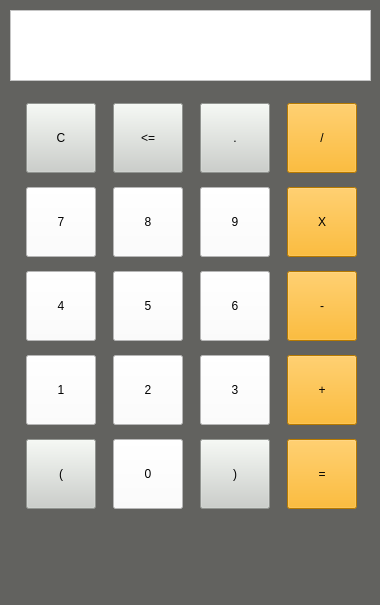
<?xml version="1.0" encoding="UTF-8"?>
<ui version="4.0">
 <class>MainWindow</class>
 <widget class="QMainWindow" name="MainWindow">
  <property name="geometry">
   <rect>
    <x>0</x>
    <y>0</y>
    <width>380</width>
    <height>605</height>
   </rect>
  </property>
  <property name="minimumSize">
   <size>
    <width>380</width>
    <height>605</height>
   </size>
  </property>
  <property name="maximumSize">
   <size>
    <width>380</width>
    <height>605</height>
   </size>
  </property>
  <property name="windowTitle">
   <string>MainWindow</string>
  </property>
  <property name="styleSheet">
   <string notr="true">font: 75 16pt &quot;Segoe Script&quot;;
background-color: rgb(98, 98, 95);</string>
  </property>
  <widget class="QWidget" name="centralwidget">
   <widget class="QWidget" name="gridLayoutWidget">
    <property name="geometry">
     <rect>
      <x>10</x>
      <y>90</y>
      <width>361</width>
      <height>436</height>
     </rect>
    </property>
    <layout class="QGridLayout" name="gridLayout_6">
     <property name="leftMargin">
      <number>5</number>
     </property>
     <property name="topMargin">
      <number>5</number>
     </property>
     <property name="rightMargin">
      <number>1</number>
     </property>
     <property name="bottomMargin">
      <number>5</number>
     </property>
     <item row="4" column="0">
      <widget class="QPushButton" name="cal_left">
       <property name="minimumSize">
        <size>
         <width>70</width>
         <height>70</height>
        </size>
       </property>
       <property name="maximumSize">
        <size>
         <width>70</width>
         <height>70</height>
        </size>
       </property>
       <property name="cursor">
        <cursorShape>PointingHandCursor</cursorShape>
       </property>
       <property name="styleSheet">
        <string notr="true">font: 75 22pt &quot;Segoe Script&quot;;
background-color: rgb(203, 207, 202);
border:&quot;none&quot;;</string>
       </property>
       <property name="text">
        <string>(</string>
       </property>
      </widget>
     </item>
     <item row="4" column="1">
      <widget class="QPushButton" name="cal_0">
       <property name="maximumSize">
        <size>
         <width>70</width>
         <height>70</height>
        </size>
       </property>
       <property name="cursor">
        <cursorShape>PointingHandCursor</cursorShape>
       </property>
       <property name="styleSheet">
        <string notr="true">font: 75 22pt &quot;Segoe Script&quot;;
background-color: rgb(255, 255, 255);
border:&quot;none&quot;;</string>
       </property>
       <property name="text">
        <string>0</string>
       </property>
      </widget>
     </item>
     <item row="3" column="3">
      <widget class="QPushButton" name="cal_plus">
       <property name="maximumSize">
        <size>
         <width>70</width>
         <height>70</height>
        </size>
       </property>
       <property name="cursor">
        <cursorShape>PointingHandCursor</cursorShape>
       </property>
       <property name="styleSheet">
        <string notr="true">font: 75 24pt &quot;Segoe Script&quot;;
background-color: rgb(255, 170, 0);
border:&quot;none&quot;;</string>
       </property>
       <property name="text">
        <string>+</string>
       </property>
      </widget>
     </item>
     <item row="2" column="3">
      <widget class="QPushButton" name="cal_minus">
       <property name="maximumSize">
        <size>
         <width>70</width>
         <height>70</height>
        </size>
       </property>
       <property name="cursor">
        <cursorShape>PointingHandCursor</cursorShape>
       </property>
       <property name="styleSheet">
        <string notr="true">font: 75 24pt &quot;Segoe Script&quot;;
background-color: rgb(255, 170, 0);
border:&quot;none&quot;;</string>
       </property>
       <property name="text">
        <string>-</string>
       </property>
      </widget>
     </item>
     <item row="2" column="2">
      <widget class="QPushButton" name="cal_6">
       <property name="minimumSize">
        <size>
         <width>70</width>
         <height>70</height>
        </size>
       </property>
       <property name="maximumSize">
        <size>
         <width>70</width>
         <height>16777215</height>
        </size>
       </property>
       <property name="cursor">
        <cursorShape>PointingHandCursor</cursorShape>
       </property>
       <property name="styleSheet">
        <string notr="true">font: 75 22pt &quot;Segoe Script&quot;;
background-color: rgb(255, 255, 255);
border:&quot;none&quot;;</string>
       </property>
       <property name="text">
        <string>6</string>
       </property>
      </widget>
     </item>
     <item row="0" column="0">
      <widget class="QPushButton" name="cal_C">
       <property name="maximumSize">
        <size>
         <width>70</width>
         <height>70</height>
        </size>
       </property>
       <property name="cursor">
        <cursorShape>PointingHandCursor</cursorShape>
       </property>
       <property name="styleSheet">
        <string notr="true">font: 75 22pt &quot;Segoe Script&quot;;
background-color: rgb(203, 207, 202);
border:&quot;none&quot;;</string>
       </property>
       <property name="text">
        <string>C</string>
       </property>
      </widget>
     </item>
     <item row="1" column="3">
      <widget class="QPushButton" name="cal_X">
       <property name="maximumSize">
        <size>
         <width>70</width>
         <height>70</height>
        </size>
       </property>
       <property name="cursor">
        <cursorShape>PointingHandCursor</cursorShape>
       </property>
       <property name="styleSheet">
        <string notr="true">font: 75 22pt &quot;Segoe Script&quot;;
background-color: rgb(255, 170, 0);
border:&quot;none&quot;;</string>
       </property>
       <property name="text">
        <string>X</string>
       </property>
      </widget>
     </item>
     <item row="1" column="2">
      <widget class="QPushButton" name="cal_9">
       <property name="minimumSize">
        <size>
         <width>70</width>
         <height>70</height>
        </size>
       </property>
       <property name="maximumSize">
        <size>
         <width>70</width>
         <height>70</height>
        </size>
       </property>
       <property name="cursor">
        <cursorShape>PointingHandCursor</cursorShape>
       </property>
       <property name="styleSheet">
        <string notr="true">font: 75 22pt &quot;Segoe Script&quot;;
background-color: rgb(255, 255, 255);
border:&quot;none&quot;;</string>
       </property>
       <property name="text">
        <string>9</string>
       </property>
      </widget>
     </item>
     <item row="0" column="1">
      <widget class="QPushButton" name="cal_ster">
       <property name="minimumSize">
        <size>
         <width>70</width>
         <height>70</height>
        </size>
       </property>
       <property name="maximumSize">
        <size>
         <width>70</width>
         <height>70</height>
        </size>
       </property>
       <property name="cursor">
        <cursorShape>PointingHandCursor</cursorShape>
       </property>
       <property name="styleSheet">
        <string notr="true">font: 75 22pt &quot;Segoe Script&quot;;
background-color: rgb(203, 207, 202);
border:&quot;none&quot;;</string>
       </property>
       <property name="text">
        <string>&lt;=</string>
       </property>
      </widget>
     </item>
     <item row="3" column="0">
      <widget class="QPushButton" name="cal_1">
       <property name="minimumSize">
        <size>
         <width>70</width>
         <height>70</height>
        </size>
       </property>
       <property name="maximumSize">
        <size>
         <width>70</width>
         <height>70</height>
        </size>
       </property>
       <property name="cursor">
        <cursorShape>PointingHandCursor</cursorShape>
       </property>
       <property name="styleSheet">
        <string notr="true">font: 75 22pt &quot;Segoe Script&quot;;
background-color: rgb(255, 255, 255);
border:&quot;none&quot;;</string>
       </property>
       <property name="text">
        <string>1</string>
       </property>
      </widget>
     </item>
     <item row="1" column="1">
      <widget class="QPushButton" name="cal_8">
       <property name="minimumSize">
        <size>
         <width>70</width>
         <height>70</height>
        </size>
       </property>
       <property name="maximumSize">
        <size>
         <width>70</width>
         <height>70</height>
        </size>
       </property>
       <property name="cursor">
        <cursorShape>PointingHandCursor</cursorShape>
       </property>
       <property name="styleSheet">
        <string notr="true">font: 75 22pt &quot;Segoe Script&quot;;
background-color: rgb(255, 255, 255);
border:&quot;none&quot;;</string>
       </property>
       <property name="text">
        <string>8</string>
       </property>
      </widget>
     </item>
     <item row="3" column="1">
      <widget class="QPushButton" name="cal_2">
       <property name="minimumSize">
        <size>
         <width>70</width>
         <height>70</height>
        </size>
       </property>
       <property name="maximumSize">
        <size>
         <width>70</width>
         <height>70</height>
        </size>
       </property>
       <property name="cursor">
        <cursorShape>PointingHandCursor</cursorShape>
       </property>
       <property name="styleSheet">
        <string notr="true">font: 75 22pt &quot;Segoe Script&quot;;
background-color: rgb(255, 255, 255);
border:&quot;none&quot;;</string>
       </property>
       <property name="text">
        <string>2</string>
       </property>
      </widget>
     </item>
     <item row="4" column="3">
      <widget class="QPushButton" name="cal_eq">
       <property name="maximumSize">
        <size>
         <width>70</width>
         <height>70</height>
        </size>
       </property>
       <property name="cursor">
        <cursorShape>PointingHandCursor</cursorShape>
       </property>
       <property name="styleSheet">
        <string notr="true">font: 75 24pt &quot;Segoe Script&quot;;
background-color: rgb(255, 170, 0);
border:&quot;none&quot;;</string>
       </property>
       <property name="text">
        <string>=</string>
       </property>
      </widget>
     </item>
     <item row="3" column="2">
      <widget class="QPushButton" name="cal_3">
       <property name="maximumSize">
        <size>
         <width>70</width>
         <height>70</height>
        </size>
       </property>
       <property name="cursor">
        <cursorShape>PointingHandCursor</cursorShape>
       </property>
       <property name="styleSheet">
        <string notr="true">font: 75 22pt &quot;Segoe Script&quot;;
background-color: rgb(255, 255, 255);
border:&quot;none&quot;;</string>
       </property>
       <property name="text">
        <string>3</string>
       </property>
      </widget>
     </item>
     <item row="2" column="1">
      <widget class="QPushButton" name="cal_5">
       <property name="minimumSize">
        <size>
         <width>70</width>
         <height>70</height>
        </size>
       </property>
       <property name="maximumSize">
        <size>
         <width>70</width>
         <height>70</height>
        </size>
       </property>
       <property name="cursor">
        <cursorShape>PointingHandCursor</cursorShape>
       </property>
       <property name="styleSheet">
        <string notr="true">font: 75 22pt &quot;Segoe Script&quot;;
background-color: rgb(255, 255, 255);
border:&quot;none&quot;;</string>
       </property>
       <property name="text">
        <string>5</string>
       </property>
      </widget>
     </item>
     <item row="0" column="2">
      <widget class="QPushButton" name="cal_tochka">
       <property name="maximumSize">
        <size>
         <width>70</width>
         <height>70</height>
        </size>
       </property>
       <property name="cursor">
        <cursorShape>PointingHandCursor</cursorShape>
       </property>
       <property name="styleSheet">
        <string notr="true">font: 75 22pt &quot;Segoe Script&quot;;
background-color: rgb(203, 207, 202);
border:&quot;none&quot;;</string>
       </property>
       <property name="text">
        <string>.</string>
       </property>
      </widget>
     </item>
     <item row="1" column="0">
      <widget class="QPushButton" name="cal_7">
       <property name="maximumSize">
        <size>
         <width>70</width>
         <height>70</height>
        </size>
       </property>
       <property name="cursor">
        <cursorShape>PointingHandCursor</cursorShape>
       </property>
       <property name="styleSheet">
        <string notr="true">font: 75 22pt &quot;Segoe Script&quot;;
background-color: rgb(255, 255, 255);
border:&quot;none&quot;;</string>
       </property>
       <property name="text">
        <string>7</string>
       </property>
      </widget>
     </item>
     <item row="4" column="2">
      <widget class="QPushButton" name="cal_right">
       <property name="maximumSize">
        <size>
         <width>70</width>
         <height>70</height>
        </size>
       </property>
       <property name="cursor">
        <cursorShape>PointingHandCursor</cursorShape>
       </property>
       <property name="styleSheet">
        <string notr="true">font: 75 22pt &quot;Segoe Script&quot;;
background-color: rgb(203, 207, 202);
border:&quot;none&quot;;</string>
       </property>
       <property name="text">
        <string>)</string>
       </property>
      </widget>
     </item>
     <item row="2" column="0">
      <widget class="QPushButton" name="cal_4">
       <property name="minimumSize">
        <size>
         <width>70</width>
         <height>70</height>
        </size>
       </property>
       <property name="maximumSize">
        <size>
         <width>70</width>
         <height>70</height>
        </size>
       </property>
       <property name="cursor">
        <cursorShape>PointingHandCursor</cursorShape>
       </property>
       <property name="styleSheet">
        <string notr="true">font: 75 22pt &quot;Segoe Script&quot;;
background-color: rgb(255, 255, 255);
border:&quot;none&quot;;</string>
       </property>
       <property name="text">
        <string>4</string>
       </property>
      </widget>
     </item>
     <item row="0" column="3">
      <widget class="QPushButton" name="cal_div">
       <property name="maximumSize">
        <size>
         <width>70</width>
         <height>70</height>
        </size>
       </property>
       <property name="cursor">
        <cursorShape>PointingHandCursor</cursorShape>
       </property>
       <property name="focusPolicy">
        <enum>Qt::NoFocus</enum>
       </property>
       <property name="styleSheet">
        <string notr="true">font: 75 22pt &quot;Segoe Script&quot;;
background-color: rgb(255, 170, 0);
border:&quot;none&quot;;</string>
       </property>
       <property name="text">
        <string>/</string>
       </property>
      </widget>
     </item>
    </layout>
   </widget>
   <widget class="QPlainTextEdit" name="plainTextEdit">
    <property name="geometry">
     <rect>
      <x>10</x>
      <y>10</y>
      <width>361</width>
      <height>71</height>
     </rect>
    </property>
    <property name="cursor" stdset="0">
     <cursorShape>ArrowCursor</cursorShape>
    </property>
    <property name="focusPolicy">
     <enum>Qt::NoFocus</enum>
    </property>
    <property name="styleSheet">
     <string notr="true">background-color: rgb(255, 255, 255);</string>
    </property>
   </widget>
  </widget>
  <widget class="QMenuBar" name="menubar">
   <property name="geometry">
    <rect>
     <x>0</x>
     <y>0</y>
     <width>380</width>
     <height>39</height>
    </rect>
   </property>
  </widget>
  <widget class="QStatusBar" name="statusbar"/>
 </widget>
 <resources/>
 <connections/>
</ui>
